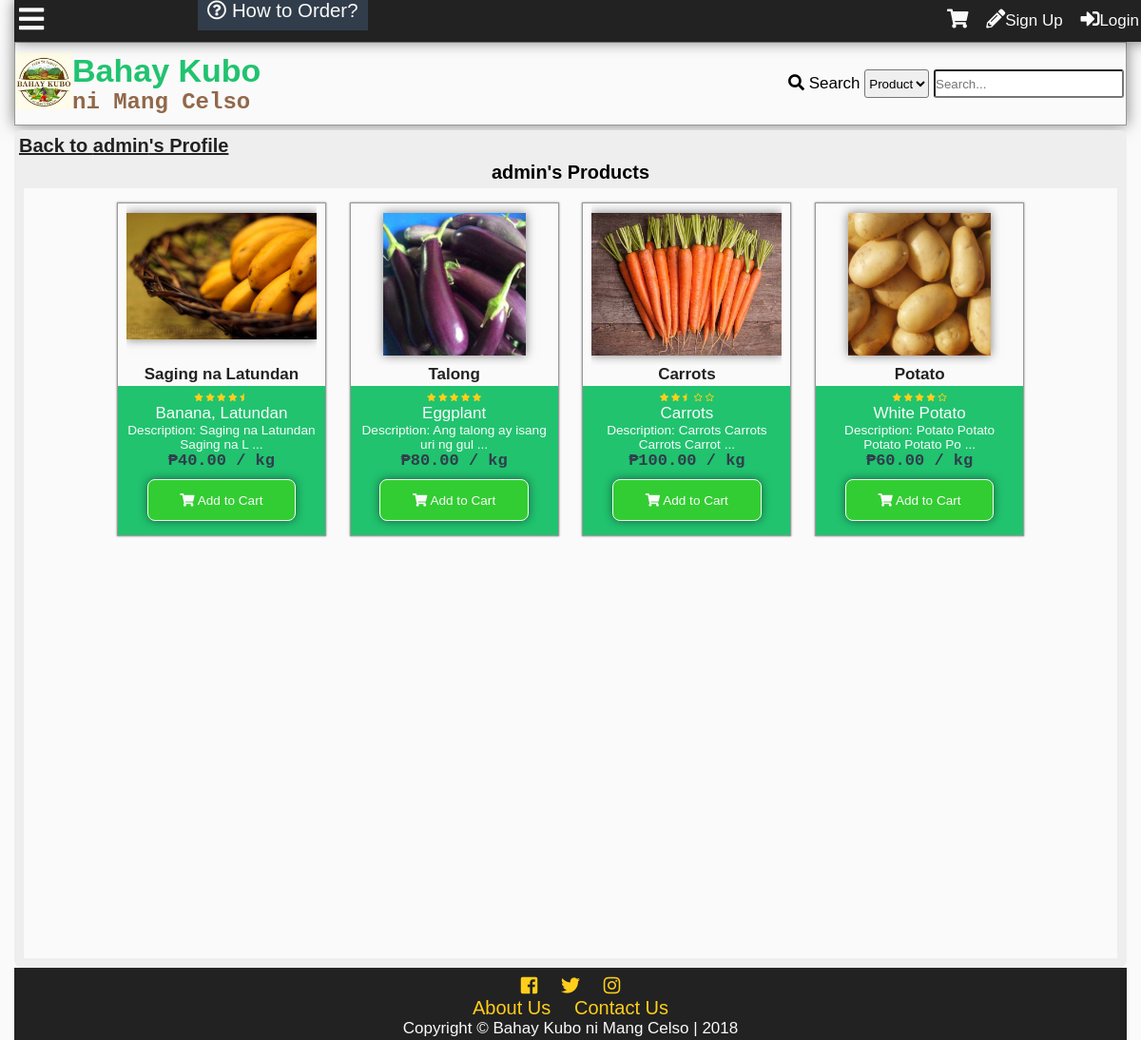
/myproducts.php?id=1, run on an earlier commit of the app's database.
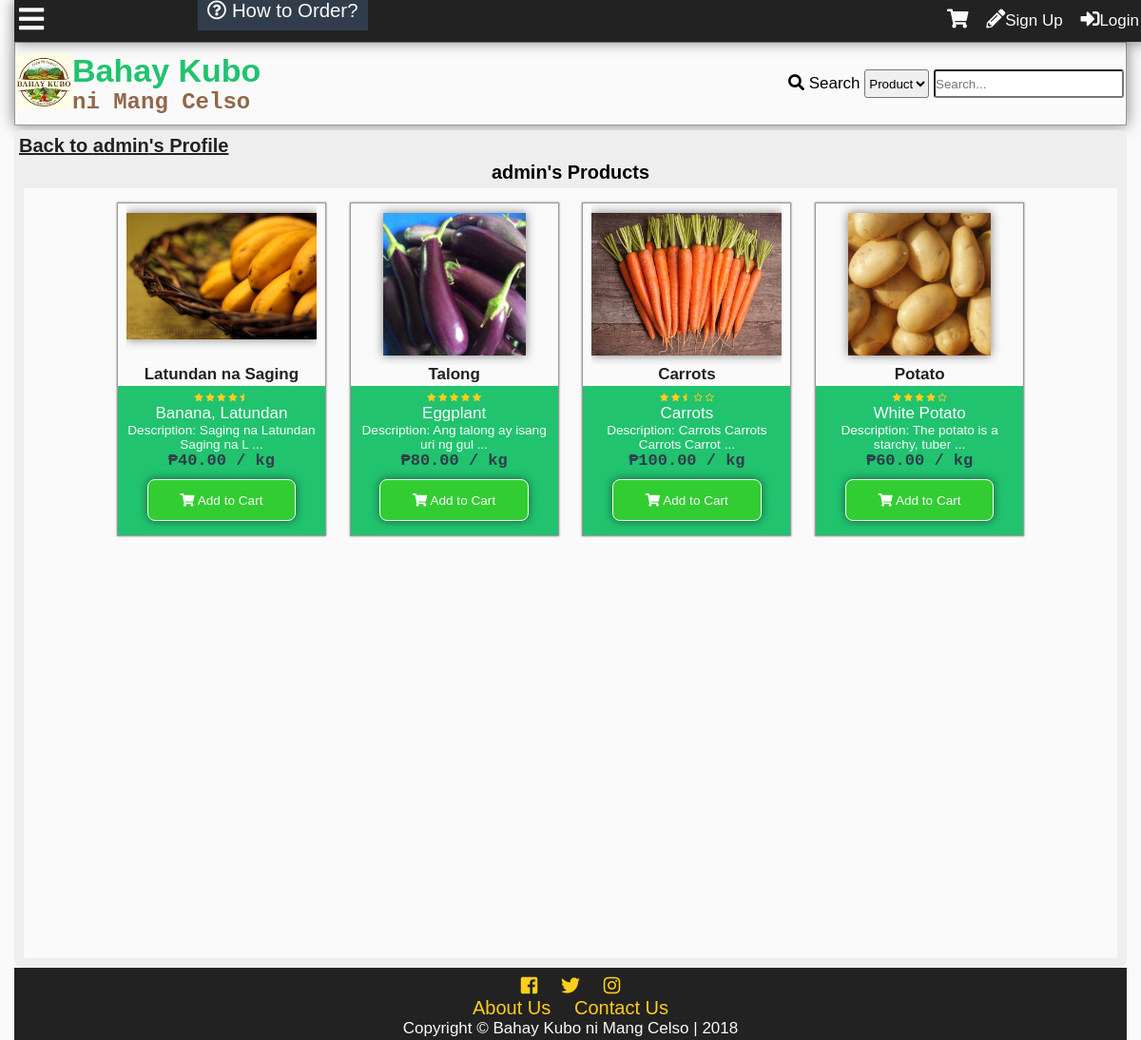
And on a later commit of the database.
### tables this page shows
CREATE TABLE `tblproduct` (
  `productid` int(11) NOT NULL,
  `categoryid` int(11) NOT NULL,
  `productname` varchar(100) NOT NULL,
  `description` mediumtext NOT NULL,
  `farmid` int(11) NOT NULL,
  `userid` int(11) NOT NULL,
  `dateposted` datetime DEFAULT NULL,
  `price` decimal(10,2) NOT NULL,
  `img` varchar(200) NOT NULL,
  `view` int(11) NOT NULL,
  `rating` decimal(10,2) NOT NULL,
  `is_approved` tinyint(1) NOT NULL,
  `is_available` int(11) NOT NULL
);

CREATE TABLE `tblcategory` (
  `categoryid` int(11) NOT NULL,
  `category` varchar(100) NOT NULL,
  `status` int(11) NOT NULL,
  `low` decimal(10,2) NOT NULL,
  `high` decimal(10,2) NOT NULL,
  `prevailing` decimal(10,2) NOT NULL
);

### myproducts.php (the view, shortened to what the changed rows need)
<?php
	include'functions.php';
	require_once'connection.php';
	if(!isset($_GET['id'])){
		die('This page doesn\'t exist.');
	}else{
		$getid=$_GET['id'];
		$sql = "SELECT username FROM tbluser WHERE userid='$getid' AND usertypeid IN(3,4)";
		$result = $conn->query($sql);
		$fetch = $result->fetch_object();
		if(!$fetch){
			die('This page doesn\'t exist.');
		}else{
			$username = $fetch->username;
		}
	}
	if(isset($_SESSION['id'])){
		$tuserid = $_SESSION['id'];
	}else{
		$tuserid = 'none';
	}
?>
<!DOCTYPE html>
<html lang="en">
<head>
  	<link rel="stylesheet" href="css/style.css">
  	<link rel="stylesheet" href="css/fontawesome-all.css">
</head>
<body onscroll="scrollOpacity()">
	<div class="main-container">
	<?php
		addheader();
	?>
	<div class="other-content">
		<h1><a class="btp" href="profile.php?id=<?php echo $_GET['id'] ?>">Back to <?php echo $username ?>'s Profile</a></h1>
		<div class="my-products">
<?php
$sql = "SELECT productid,category, productname, description, farmname, t1.userid,username, dateposted, price, img, rating, is_approved FROM tblproduct as t1
LEFT JOIN tblcategory as t2
	ON t1.categoryid = t2.categoryid
LEFT JOIN tbluser as t3
	ON t1.userid = t3.userid
LEFT JOIN tblfarm as t4
	ON t1.farmid = t4.farmid
WHERE t1.userid = '$getid'
ORDER BY dateposted DESC";
$result = $conn->query($sql);
while($row = $result->fetch_object()){
	$id = $row->productid;
	$category = $row->category;
	$product = $row->productname;
	$desc = $row->description;
	$userid = $row->userid;
	$price = $row->price;
	$img = $row->img;
	$rating = $row->rating;
	$approved = $row->is_approved;
	if($approved == 0 AND $userid!=$tuserid){
	}else{
	echo'
	<div class="product">
	<a href="product.php?id='.$id.'">
	<div class="product-img-wrap">
		<img src="'.$img.'" alt="Product Image">
	</div>
	<p class="product-title">'.$product.'</p>
	</a>
	<div class="product-content">
	<a href="product.php?id='.$id.'">
	<p>';
	starsystem($rating);
	echo'
	</p>
	<p class="product-category">'.$category.'</p>
	<p class="product-desc">Description: '.substr($desc,0,30).' ...</p>
	</a>
	<p class="product-price">₱'.number_format($price,2).' / kg</p>
	<div class="add-to-cart" value="'.$id.'" onclick="addThistoCart(this)"><i class="fas fa-shopping-cart"></i> Add to Cart</div>
	</div>
	</div>';
	}
}
?>
		</div>
	</div>
	</div>
</body>
</html>

### functions.php (shortened to what the changed rows need)
<?php
function addheader(){
	echo'<header id="main-header">
			<div class="grid-header">
				<div class="box1">
					<a href="index.php">
						<div class="logo">
							<img src="img/logo.jpg">
						</div>
						<div id="header-text">
						<h1 id="first-text">Bahay Kubo</h1><br>
							<h2 id="second-text"> ni Mang Celso</h2>
						</div>
					</a>
				</div>
				<div class="box2">';
				echo'</div>
				<div class="modal2">
				</div>
				<div id="search-dropdown">
				</div>
			</div>
		</header>
		<div class="subheader">
			<div class="subgrid">
				<div class="svg">
					<p class="open-slide" onclick="openSlideMenu()">
						<i class="fas fa-bars"></i>
					</p>
				</div>
				<div class="nav">
					<a id="How-to" href="about.php#how-to-order"><i class="far fa-question-circle"></i> How to Order?</a>
				</div>
				<div class="profile-grid">';
				echo'</div>
			</div>
		</div>
	';
}
function starsystem($percent){
	echo'<div class="star-system" title="'.$percent.'% rating">';
	if($percent>=98){
	echo'
		<i class="fas fa-star"></i>
		<i class="fas fa-star"></i>
		<i class="fas fa-star"></i>
		<i class="fas fa-star"></i>
		<i class="fas fa-star"></i>
	';
	}else if($percent>=85 & $percent<98){
	echo'
		<i class="fas fa-star"></i>
		<i class="fas fa-star"></i>
		<i class="fas fa-star"></i>
		<i class="fas fa-star"></i>
		<i class="fas fa-star-half"></i>
	';
	}else if($percent>=75 & $percent<85){
	echo'
		<i class="fas fa-star"></i>
		<i class="fas fa-star"></i>
		<i class="fas fa-star"></i>
		<i class="fas fa-star"></i>
		<i class="far fa-star"></i>
	';
	}else if($percent>=65 & $percent<75){
	echo'
		<i class="fas fa-star"></i>
		<i class="fas fa-star"></i>
		<i class="fas fa-star"></i>
		<i class="fas fa-star-half"></i>
		<i class="far fa-star"></i>
	';
	}else if($percent>=55 & $percent<65){
	echo'
		<i class="fas fa-star"></i>
		<i class="fas fa-star"></i>
		<i class="fas fa-star"></i>
		<i class="far fa-star"></i>
		<i class="far fa-star"></i>
	';
	}else if($percent>=45 & $percent<55){
	echo'
		<i class="fas fa-star"></i>
		<i class="fas fa-star"></i>
		<i class="fas fa-star-half"></i>
		<i class="far fa-star"></i>
		<i class="far fa-star"></i>
	';
	}else if($percent>=35 & $percent<45){
	echo'
		<i class="fas fa-star"></i>
		<i class="fas fa-star"></i>
		<i class="far fa-star"></i>
		<i class="far fa-star"></i>
		<i class="far fa-star"></i>
	';
	}else if($percent>=25 & $percent<35){
	echo'
		<i class="fas fa-star"></i>
		<i class="fas fa-star-half"></i>
		<i class="far fa-star"></i>
		<i class="far fa-star"></i>
		<i class="far fa-star"></i>
	';
	}else if($percent>=15 & $percent<25){
	echo'
		<i class="fas fa-star"></i>
		<i class="far fa-star"></i>
		<i class="far fa-star"></i>
		<i class="far fa-star"></i>
		<i class="far fa-star"></i>
	';
	}else if($percent>=4 & $percent<15){
	echo'
		<i class="fas fa-star-half"></i>
		<i class="far fa-star"></i>
		<i class="far fa-star"></i>
		<i class="far fa-star"></i>
		<i class="far fa-star"></i>
	';
	}else if($percent<4){
	echo'
		<i class="far fa-star"></i>
		<i class="far fa-star"></i>
		<i class="far fa-star"></i>
		<i class="far fa-star"></i>
		<i class="far fa-star"></i>
	';
	}
	echo'</div>';
}

What changed in the data, as far as the page shows it:
changed tblproduct "Saging na Latundan Saging na L": productname "Saging na Latundan" → "Latundan na Saging"
changed tblproduct "Potato": description "Potato Potato Potato Potato Po" → "The potato is a starchy, tuber"
